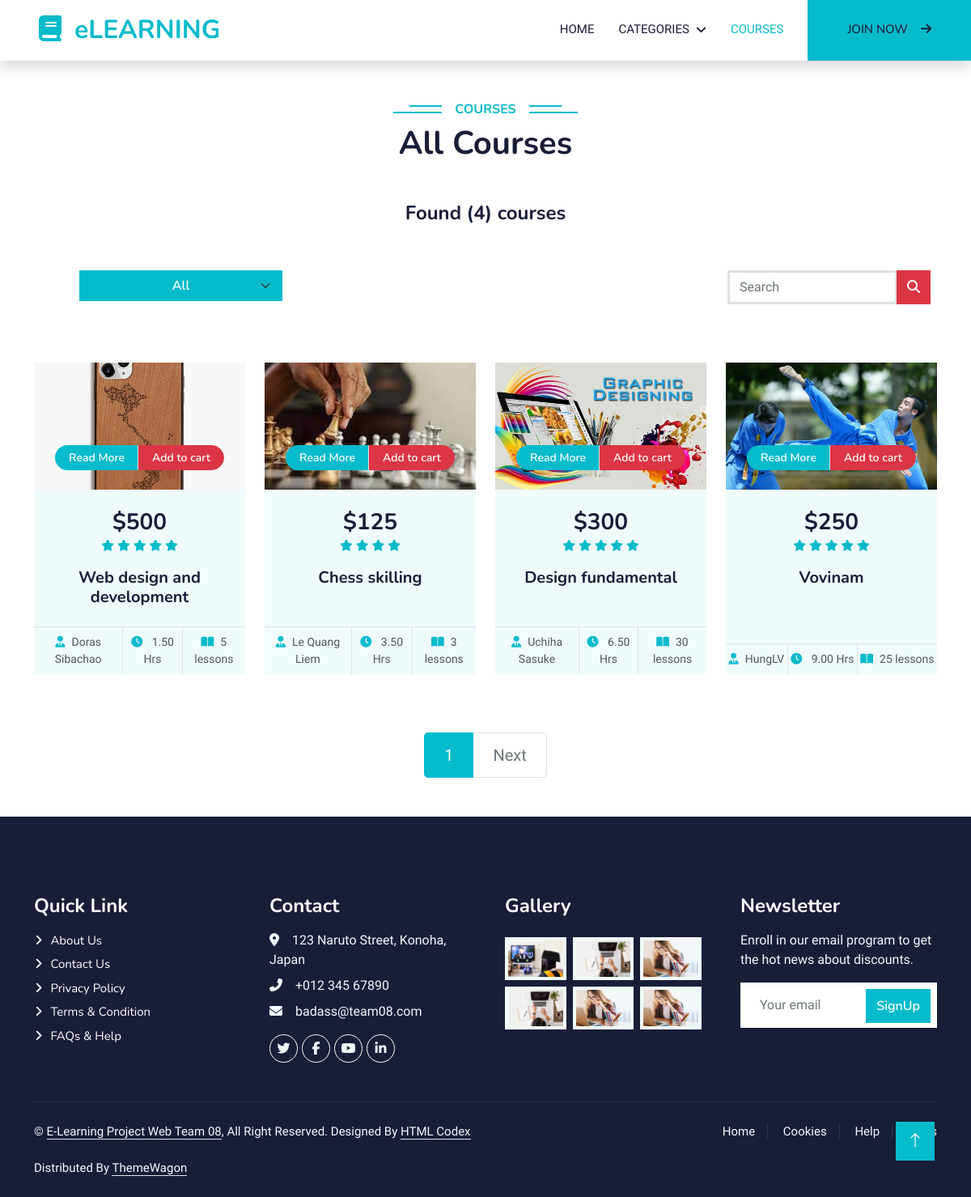
Screenshot of /course/ with the database file from the repository.
### course/models.py (models this page shows, shortened)
class Course(models.Model):
    title = models.CharField(max_length=255)
    description = models.TextField()
    price = models.PositiveIntegerField(null=True,
                                        validators=[MinValueValidator(0)], blank=True)
    instructor = models.CharField(max_length=50)
    language = models.CharField(max_length=50, default='English')
    category = models.ForeignKey(
        Category, on_delete=models.PROTECT, blank=True, null=True)
    COURSE_STATUS_AVAILABLE = 'A'
    COURSE_STATUS_UNAVAILABLE = 'UA'
    COURSE_STATUS_CHOICES = [
        (COURSE_STATUS_AVAILABLE, 'Available'),
        (COURSE_STATUS_UNAVAILABLE, 'Unavailable')
    ]
    lesson_number = models.PositiveBigIntegerField(null=True,
                                                   validators=[MinValueValidator(0)], blank=True)
    course_status = models.CharField(
        max_length=2, choices=COURSE_STATUS_CHOICES, default=COURSE_STATUS_AVAILABLE)
    rated = models.PositiveSmallIntegerField(null=True,
                                             validators=[MinValueValidator(0), MaxValueValidator(5)], blank=True)
    duration = models.DecimalField(max_digits=6, decimal_places=2,
                                   validators=[MinValueValidator(0)], blank=True, null=True)
    image = ResizedImageField(size=[500, 300], crop=['middle', 'center'],  upload_to="course/course_image/", null=True, quality=100
                              )
    video = models.FileField(
        upload_to="course/course_video", null=True)
    slug = models.SlugField(max_length=200, unique=True,
                            null=True, blank=True)
    def get_url(self):
        return reverse('course_detail', args=[self.slug])
    def add_to_cart_url(self):
        return reverse('add_cart', args=[self.slug])

### course/views.py (the view)
# urls.py: path('course/', include('course.urls')),
def course(request, category_slug=None):
    course_url = reverse('course')
    if category_slug is not None:
        category = get_object_or_404(Category, slug=category_slug)
        courses = Course.objects.all().filter(category=category, course_status='A')
    else:
        courses = Course.objects.all().filter(course_status='A').order_by('pk')
        category = None
    page = request.GET.get('page')
    page = page or 1
    paginator = Paginator(courses, 8)
    paged_courses = paginator.get_page(page)
    course_count = courses.count()
    if request.user.is_authenticated:
        purchased_orders = OrderDetail.objects.filter(
            order__user=request.user, order__payment_status='C', subscription_type=None)
        if purchased_orders:
            for item in purchased_orders:
                purchased_courses = []
                purchased_courses.append(item.course)
        else:
            purchased_courses = None
    else:
        purchased_courses = None
    context = {
        'courses': paged_courses,
        'course_count': course_count,
        'category': category,
        'course_url': course_url,
        'purchased_courses': purchased_courses,
    }
    return render(request, 'course/course.html', context=context)

### course/context_processors.py (called while the page is built)
def menu_links(request):
    links = Category.objects.all()
    return dict(links=links)

### course/models.py (called while the page is built)
    def get_url(self):
        return reverse('course_by_category', args=[self.slug])

### templates/course/course.html (shortened to what this page needs)
{% extends 'base.html' %} {% load static %} {% block content %}
<div class="container-xxl py-5">
  <div class="container">
    <div class="text-center wow fadeInUp" data-wow-delay="0.1s">
        <h6 class="section-title bg-white text-center text-primary px-3">
          Courses
        </h6>
      {% if category == None %}
        <h1 class="mb-5">All Courses</h1>
        {% else %}
        <h1 class="mb-5">{{category.title}} Courses</h1>
      {% endif %}
      <h4>Found ({{course_count}}) courses</h4>
    </div>
    <div
      class="container text-center wow fadeInUp m-4 p-4 mw-100"
      data-wow-delay="0.1s"
    >
      <div class="row justify-content-between p-2 g-3">
        <div class="col-md-3">
          <select
            class="form-select btn btn-primary"
            aria-label="Default select example"
            onchange="location = this.value;"
          >
           <option class="bg-light text-dark" {% if request.path == course_url %} selected {% endif %} value="{{course_url}}">
            All
          </option>
        </select>
        </div>
        <div class="col-md-3">
          <form action="{% url 'search' %}" method="get">
            <div class="input-group mb-3">
              <input
                type="text"
                class="form-control border border-3"
                placeholder="Search"
                name = "s"
                value = "{{s}}"
              />
              <button class="btn btn-danger" type="submit">
                <i class="fa-solid fa-magnifying-glass"></i>
              </button>
            </div>
          </form>
        </div>
      </div>
    </div>
    <div class="row row-cols-lg-4 row-cols-md-2 g-4 justify-content-center">
      {% if courses %}
      {% for course in courses %}
      <div class="col-lg-3 col-md-6 wow fadeInUp" data-wow-delay="0.5s">
        <div class="d-flex flex-column course-item bg-light h-100">
          <div class="position-relative overflow-hidden">
            <img class="img-fluid" src="{{course.image.url}}" alt="" />
            <div
              class="w-100 d-flex justify-content-center position-absolute bottom-0 start-0 mb-4"
            >
              <a
                href="{{course.get_url}}"
                class="flex-shrink-0 btn btn-sm btn-primary px-3 border-end"
                style="border-radius: 30px 0 0 30px"
                >Read More</a
              >
              {% if course in purchased_courses or request.user.on_subscription %}
              <a
              href="{{course.get_video_url}}"
              class="flex-shrink-0 btn btn-sm btn-warning px-3"
              style="border-radius: 0 30px 30px 0"
              >Learn now</a
              >
              {% else %}
               <a
                href="{{course.add_to_cart_url}}"
                class="flex-shrink-0 btn btn-sm btn-danger px-3"
                style="border-radius: 0 30px 30px 0"
                >Add to cart</a
              >
              {% endif %}
            </div>
          </div>
          <div class="text-center p-4 pb-0 flex-fill">
            <h3 class="mb-0">${{course.price}}</h3>
            <div class="mb-3">
              {% for i in course.rated|center:course.rated%}
              <small class="fa fa-star text-primary"></small>
              {% endfor %}
            </div>
            <h5 class="mb-4">{{ course.title }}</h5>
          </div>
          <div class="d-flex border-top">
            <small class="flex-fill text-center border-end py-2"
              ><i class="fa fa-user-tie text-primary me-2"></i>{{course.instructor}}</small
            >
            <small class="flex-fill text-center border-end py-2"
              ><i class="fa fa-clock text-primary me-2"></i> {{course.duration}}
              Hrs</small
            >
            <small class="flex-fill text-center py-2"
              ><i class="fa fa-book-open text-primary me-2"></i
              >{{course.lesson_number}} lessons
            </small>
          </div>
        </div>
      </div>
      {% endfor %}
      {% endif %}
    </div>
  </div>
</div>
{% if courses %}
<nav class="mt-4" aria-label="Page navigation sample">
  <ul class="pagination justify-content-center pagination-lg">
    {% for page in courses.paginator.page_range %}
    {% if courses.number|add:'-1' <= page and page <= courses.number|add:'1' %}
    {% if page == courses.number %}
    <li class="page-item active">
      <a class="page-link" href="{% url 'course' %}?page={{ page }}"
        >{{ page }}</a
      >
    </li>
    {% else %}
    <li class="page-item">
      <a class="page-link" href="{% url 'course' %}?page={{ page }}"
        >{{ page }}</a
      >
    </li>
    {% endif %} {% endif %} {% endfor %}
     {% if courses.has_next %}
    <li class="page-item">
      <a
        class="page-link"
        href="{% url 'course' %}?page={{courses.next_page_number}}"
        >Next</a
      >
    </li>
    {% else %}
    <li class="page-item disabled">
      <a class="page-link" href="#">Next</a>
    </li>
    {% endif %}
  </ul>
</nav>
{% endif %} {% endblock content %}

### static/general/css/style.css (style rules this page uses)
:root { --primary: #06bbcc; --light: #f0fbfc; --dark: #181d38; }
a { color: white; }
.btn { font-family: "Nunito", sans-serif; font-weight: 600; transition: 0.5s; }
.btn.btn-primary, .btn.btn-secondary { color: #ffffff; }
.section-title { position: relative; display: inline-block; text-transform: uppercase; }
.section-title::before { position: absolute; content: ""; width: calc(100% + 80px); height: 2px; top: 4px; left: -40px; background: var(--primary); z-index: -1; }
.section-title::after { position: absolute; content: ""; width: calc(100% + 120px); height: 2px; bottom: 5px; left: -60px; background: var(--primary); z-index: -1; }
.category img, .course-item img { transition: 0.5s; }

### rows the page displays
Course: image (picture), price "500", rated 5 (drawn), title "Web design and development", instructor "Doras Sibachao", duration "1.50", lesson_number "5"
Course: image (picture), price "125", rated 4 (drawn), title "Chess skilling", instructor "Le Quang Liem", duration "3.50", lesson_number "3"
Course: image (picture), price "300", rated 5 (drawn), title "Design fundamental", instructor "Uchiha Sasuke", duration "6.50", lesson_number "30"
Course: image (picture), price "250", rated 5 (drawn), title "Vovinam", instructor "HungLV", duration "9.00", lesson_number "25"

### other values shown
{{ course_count }} "4"
{{ page }} "1"
